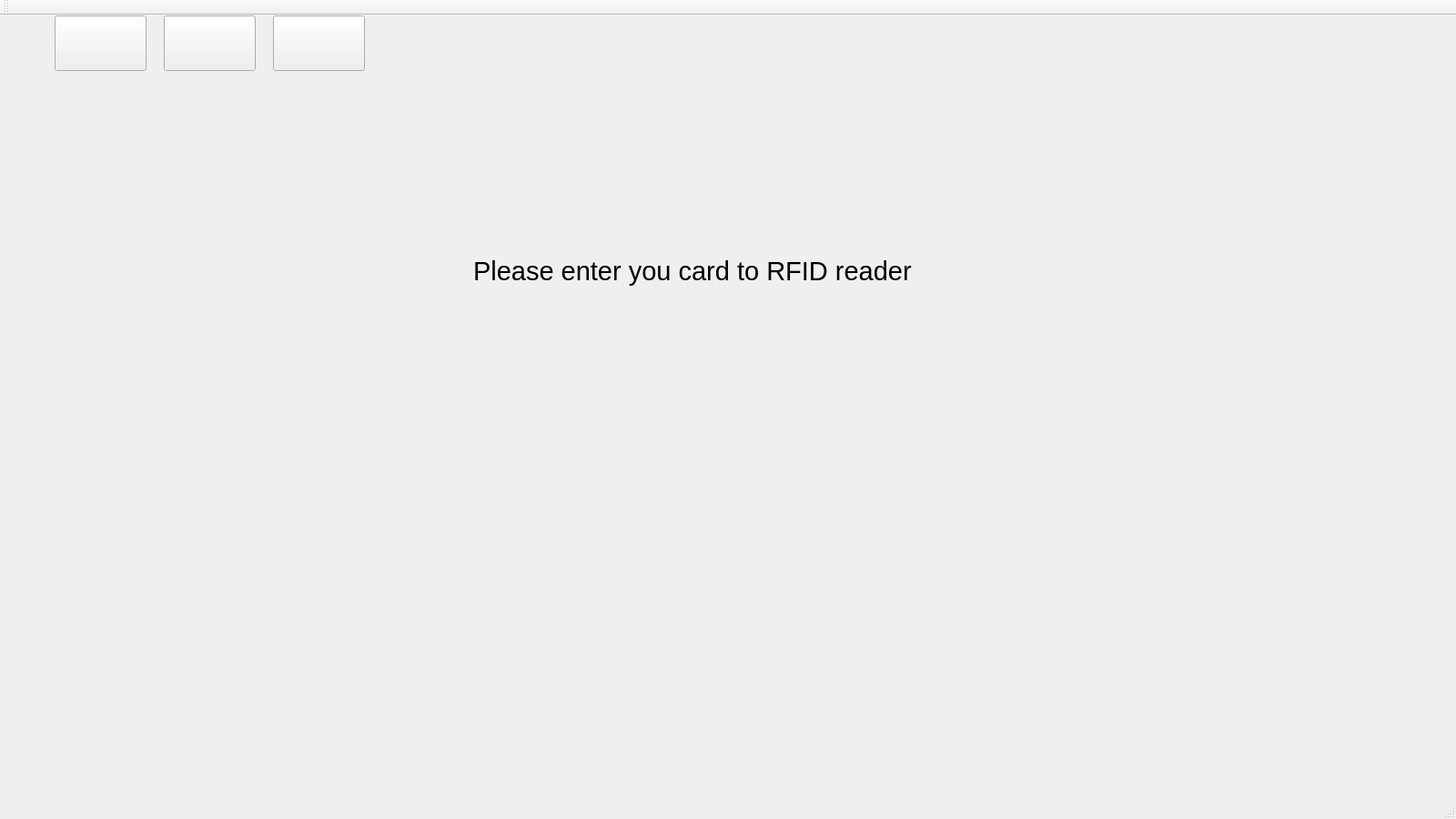
<?xml version="1.0" encoding="UTF-8"?>
<ui version="4.0">
 <class>MainWindow</class>
 <widget class="QMainWindow" name="MainWindow">
  <property name="geometry">
   <rect>
    <x>0</x>
    <y>0</y>
    <width>1600</width>
    <height>900</height>
   </rect>
  </property>
  <property name="font">
   <font>
    <pointsize>8</pointsize>
   </font>
  </property>
  <property name="windowTitle">
   <string>MainWindow</string>
  </property>
  <widget class="QWidget" name="centralWidget">
   <widget class="QStackedWidget" name="stackedWidget">
    <property name="geometry">
     <rect>
      <x>30</x>
      <y>-120</y>
      <width>2471</width>
      <height>971</height>
     </rect>
    </property>
    <property name="autoFillBackground">
     <bool>false</bool>
    </property>
    <property name="currentIndex">
     <number>0</number>
    </property>
    <widget class="QWidget" name="N0pageRFID">
     <widget class="QLabel" name="label">
      <property name="geometry">
       <rect>
        <x>490</x>
        <y>350</y>
        <width>891</width>
        <height>101</height>
       </rect>
      </property>
      <property name="font">
       <font>
        <pointsize>22</pointsize>
       </font>
      </property>
      <property name="text">
       <string>Please enter you card to RFID reader</string>
      </property>
     </widget>
     <widget class="QPushButton" name="pushButtonSWER">
      <property name="geometry">
       <rect>
        <x>270</x>
        <y>120</y>
        <width>101</width>
        <height>61</height>
       </rect>
      </property>
      <property name="text">
       <string/>
      </property>
      <property name="icon">
       <iconset resource="img.qrc">
        <normaloff>:/new/prefix1/flagswe.png</normaloff>:/new/prefix1/flagswe.png</iconset>
      </property>
      <property name="iconSize">
       <size>
        <width>100</width>
        <height>100</height>
       </size>
      </property>
     </widget>
     <widget class="QPushButton" name="pushButtonFIN">
      <property name="geometry">
       <rect>
        <x>150</x>
        <y>120</y>
        <width>101</width>
        <height>61</height>
       </rect>
      </property>
      <property name="text">
       <string/>
      </property>
      <property name="icon">
       <iconset resource="img.qrc">
        <normaloff>:/new/prefix1/flagfin.png</normaloff>:/new/prefix1/flagfin.png</iconset>
      </property>
      <property name="iconSize">
       <size>
        <width>100</width>
        <height>100</height>
       </size>
      </property>
     </widget>
     <widget class="QPushButton" name="pushButtonBR">
      <property name="geometry">
       <rect>
        <x>30</x>
        <y>120</y>
        <width>101</width>
        <height>61</height>
       </rect>
      </property>
      <property name="text">
       <string/>
      </property>
      <property name="icon">
       <iconset resource="img.qrc">
        <normaloff>:/new/prefix1/flagbr.jpg</normaloff>:/new/prefix1/flagbr.jpg</iconset>
      </property>
      <property name="iconSize">
       <size>
        <width>100</width>
        <height>100</height>
       </size>
      </property>
     </widget>
    </widget>
    <widget class="QWidget" name="N1pagePIN">
     <widget class="QPushButton" name="pushButton1">
      <property name="geometry">
       <rect>
        <x>550</x>
        <y>290</y>
        <width>161</width>
        <height>141</height>
       </rect>
      </property>
      <property name="font">
       <font>
        <pointsize>35</pointsize>
       </font>
      </property>
      <property name="text">
       <string>1</string>
      </property>
     </widget>
     <widget class="QPushButton" name="pushButton3">
      <property name="geometry">
       <rect>
        <x>950</x>
        <y>290</y>
        <width>161</width>
        <height>141</height>
       </rect>
      </property>
      <property name="font">
       <font>
        <pointsize>35</pointsize>
       </font>
      </property>
      <property name="text">
       <string>3</string>
      </property>
     </widget>
     <widget class="QPushButton" name="pushButton2">
      <property name="geometry">
       <rect>
        <x>750</x>
        <y>290</y>
        <width>161</width>
        <height>141</height>
       </rect>
      </property>
      <property name="font">
       <font>
        <pointsize>35</pointsize>
       </font>
      </property>
      <property name="text">
       <string>2</string>
      </property>
     </widget>
     <widget class="QPushButton" name="pushButton9">
      <property name="geometry">
       <rect>
        <x>950</x>
        <y>610</y>
        <width>161</width>
        <height>141</height>
       </rect>
      </property>
      <property name="font">
       <font>
        <pointsize>35</pointsize>
       </font>
      </property>
      <property name="text">
       <string>9</string>
      </property>
     </widget>
     <widget class="QPushButton" name="pushButtonCancel">
      <property name="geometry">
       <rect>
        <x>550</x>
        <y>770</y>
        <width>221</width>
        <height>151</height>
       </rect>
      </property>
      <property name="font">
       <font>
        <pointsize>25</pointsize>
       </font>
      </property>
      <property name="text">
       <string>CANCEL</string>
      </property>
     </widget>
     <widget class="QPushButton" name="pushButton8">
      <property name="geometry">
       <rect>
        <x>750</x>
        <y>610</y>
        <width>161</width>
        <height>141</height>
       </rect>
      </property>
      <property name="font">
       <font>
        <pointsize>35</pointsize>
       </font>
      </property>
      <property name="text">
       <string>8</string>
      </property>
     </widget>
     <widget class="QPushButton" name="pushButton4">
      <property name="geometry">
       <rect>
        <x>550</x>
        <y>450</y>
        <width>161</width>
        <height>141</height>
       </rect>
      </property>
      <property name="font">
       <font>
        <pointsize>35</pointsize>
       </font>
      </property>
      <property name="text">
       <string>4</string>
      </property>
     </widget>
     <widget class="QPushButton" name="pushButton5">
      <property name="geometry">
       <rect>
        <x>750</x>
        <y>450</y>
        <width>161</width>
        <height>141</height>
       </rect>
      </property>
      <property name="font">
       <font>
        <pointsize>35</pointsize>
       </font>
      </property>
      <property name="text">
       <string>5</string>
      </property>
     </widget>
     <widget class="QPushButton" name="pushButton7">
      <property name="geometry">
       <rect>
        <x>550</x>
        <y>610</y>
        <width>161</width>
        <height>141</height>
       </rect>
      </property>
      <property name="font">
       <font>
        <pointsize>35</pointsize>
       </font>
      </property>
      <property name="text">
       <string>7</string>
      </property>
     </widget>
     <widget class="QLabel" name="passwordLabel">
      <property name="geometry">
       <rect>
        <x>550</x>
        <y>200</y>
        <width>561</width>
        <height>71</height>
       </rect>
      </property>
      <property name="font">
       <font>
        <pointsize>50</pointsize>
       </font>
      </property>
      <property name="frameShape">
       <enum>QFrame::WinPanel</enum>
      </property>
      <property name="text">
       <string/>
      </property>
     </widget>
     <widget class="QPushButton" name="pushButtonLogin">
      <property name="geometry">
       <rect>
        <x>810</x>
        <y>770</y>
        <width>301</width>
        <height>151</height>
       </rect>
      </property>
      <property name="font">
       <font>
        <pointsize>25</pointsize>
       </font>
      </property>
      <property name="text">
       <string>LOGIN</string>
      </property>
     </widget>
     <widget class="QPushButton" name="pushButton6">
      <property name="geometry">
       <rect>
        <x>950</x>
        <y>450</y>
        <width>161</width>
        <height>141</height>
       </rect>
      </property>
      <property name="font">
       <font>
        <pointsize>35</pointsize>
       </font>
      </property>
      <property name="text">
       <string>6</string>
      </property>
     </widget>
     <widget class="QLabel" name="attemptsLabelNumber">
      <property name="geometry">
       <rect>
        <x>550</x>
        <y>150</y>
        <width>41</width>
        <height>41</height>
       </rect>
      </property>
      <property name="font">
       <font>
        <pointsize>18</pointsize>
       </font>
      </property>
      <property name="text">
       <string/>
      </property>
     </widget>
     <widget class="QLabel" name="attemptsLabelText">
      <property name="geometry">
       <rect>
        <x>600</x>
        <y>150</y>
        <width>751</width>
        <height>41</height>
       </rect>
      </property>
      <property name="font">
       <font>
        <pointsize>18</pointsize>
       </font>
      </property>
      <property name="text">
       <string/>
      </property>
     </widget>
     <widget class="QPushButton" name="pushButtonSWER_2">
      <property name="geometry">
       <rect>
        <x>270</x>
        <y>120</y>
        <width>101</width>
        <height>61</height>
       </rect>
      </property>
      <property name="text">
       <string/>
      </property>
      <property name="icon">
       <iconset resource="img.qrc">
        <normaloff>:/new/prefix1/flagswe.png</normaloff>:/new/prefix1/flagswe.png</iconset>
      </property>
      <property name="iconSize">
       <size>
        <width>100</width>
        <height>100</height>
       </size>
      </property>
     </widget>
     <widget class="QPushButton" name="pushButtonBR_2">
      <property name="geometry">
       <rect>
        <x>30</x>
        <y>120</y>
        <width>101</width>
        <height>61</height>
       </rect>
      </property>
      <property name="text">
       <string/>
      </property>
      <property name="icon">
       <iconset resource="img.qrc">
        <normaloff>:/new/prefix1/flagbr.jpg</normaloff>:/new/prefix1/flagbr.jpg</iconset>
      </property>
      <property name="iconSize">
       <size>
        <width>100</width>
        <height>100</height>
       </size>
      </property>
     </widget>
     <widget class="QPushButton" name="pushButtonFIN_2">
      <property name="geometry">
       <rect>
        <x>150</x>
        <y>120</y>
        <width>101</width>
        <height>61</height>
       </rect>
      </property>
      <property name="text">
       <string/>
      </property>
      <property name="icon">
       <iconset resource="img.qrc">
        <normaloff>:/new/prefix1/flagfin.png</normaloff>:/new/prefix1/flagfin.png</iconset>
      </property>
      <property name="iconSize">
       <size>
        <width>100</width>
        <height>100</height>
       </size>
      </property>
     </widget>
    </widget>
    <widget class="QWidget" name="N2pageWithdrawalConfirm">
     <widget class="QColumnView" name="columnView_2">
      <property name="geometry">
       <rect>
        <x>410</x>
        <y>390</y>
        <width>721</width>
        <height>291</height>
       </rect>
      </property>
     </widget>
     <widget class="QLabel" name="label_2">
      <property name="geometry">
       <rect>
        <x>430</x>
        <y>410</y>
        <width>691</width>
        <height>61</height>
       </rect>
      </property>
      <property name="font">
       <font>
        <pointsize>25</pointsize>
       </font>
      </property>
      <property name="text">
       <string>Are you sure you want to withdraw</string>
      </property>
     </widget>
     <widget class="QLabel" name="labelWithdrawalConfirm">
      <property name="geometry">
       <rect>
        <x>710</x>
        <y>490</y>
        <width>211</width>
        <height>61</height>
       </rect>
      </property>
      <property name="font">
       <font>
        <pointsize>25</pointsize>
       </font>
      </property>
      <property name="text">
       <string/>
      </property>
     </widget>
     <widget class="QPushButton" name="pushButtonWithdrawalConfirmNo">
      <property name="geometry">
       <rect>
        <x>860</x>
        <y>710</y>
        <width>271</width>
        <height>171</height>
       </rect>
      </property>
      <property name="font">
       <font>
        <pointsize>30</pointsize>
       </font>
      </property>
      <property name="text">
       <string>NO</string>
      </property>
     </widget>
     <widget class="QPushButton" name="pushButtonWithdrawalConfirmYes">
      <property name="geometry">
       <rect>
        <x>410</x>
        <y>710</y>
        <width>271</width>
        <height>171</height>
       </rect>
      </property>
      <property name="font">
       <font>
        <pointsize>30</pointsize>
       </font>
      </property>
      <property name="text">
       <string>YES</string>
      </property>
     </widget>
     <widget class="QLabel" name="labelWithdrawalConfirm_2">
      <property name="geometry">
       <rect>
        <x>590</x>
        <y>570</y>
        <width>181</width>
        <height>61</height>
       </rect>
      </property>
      <property name="font">
       <font>
        <pointsize>18</pointsize>
       </font>
      </property>
      <property name="text">
       <string>from account</string>
      </property>
     </widget>
     <widget class="QLabel" name="labelWithdrawalSelectedAccount">
      <property name="geometry">
       <rect>
        <x>780</x>
        <y>570</y>
        <width>181</width>
        <height>61</height>
       </rect>
      </property>
      <property name="font">
       <font>
        <pointsize>18</pointsize>
       </font>
      </property>
      <property name="text">
       <string/>
      </property>
     </widget>
    </widget>
    <widget class="QWidget" name="N3pageMENU">
     <widget class="QPushButton" name="pushButtonWithdrawalMENU">
      <property name="geometry">
       <rect>
        <x>370</x>
        <y>200</y>
        <width>521</width>
        <height>301</height>
       </rect>
      </property>
      <property name="font">
       <font>
        <pointsize>30</pointsize>
       </font>
      </property>
      <property name="text">
       <string>Withdrawal</string>
      </property>
     </widget>
     <widget class="QPushButton" name="pushButtonTransactionHistoryMENU">
      <property name="geometry">
       <rect>
        <x>930</x>
        <y>200</y>
        <width>521</width>
        <height>301</height>
       </rect>
      </property>
      <property name="font">
       <font>
        <pointsize>30</pointsize>
       </font>
      </property>
      <property name="text">
       <string>Transaction history</string>
      </property>
     </widget>
     <widget class="QPushButton" name="pushButtonAccountsMENU">
      <property name="geometry">
       <rect>
        <x>930</x>
        <y>530</y>
        <width>521</width>
        <height>301</height>
       </rect>
      </property>
      <property name="font">
       <font>
        <pointsize>30</pointsize>
       </font>
      </property>
      <property name="text">
       <string>Accounts</string>
      </property>
     </widget>
     <widget class="QPushButton" name="pushButtonFundTransferMENU">
      <property name="geometry">
       <rect>
        <x>370</x>
        <y>530</y>
        <width>521</width>
        <height>301</height>
       </rect>
      </property>
      <property name="font">
       <font>
        <pointsize>30</pointsize>
       </font>
      </property>
      <property name="text">
       <string>Fund Transfer</string>
      </property>
     </widget>
     <widget class="QPushButton" name="pushButtonLogout">
      <property name="geometry">
       <rect>
        <x>10</x>
        <y>840</y>
        <width>311</width>
        <height>91</height>
       </rect>
      </property>
      <property name="font">
       <font>
        <pointsize>30</pointsize>
       </font>
      </property>
      <property name="text">
       <string>LOGOUT</string>
      </property>
     </widget>
     <widget class="QPushButton" name="pushButtonSWER_3">
      <property name="geometry">
       <rect>
        <x>270</x>
        <y>120</y>
        <width>101</width>
        <height>61</height>
       </rect>
      </property>
      <property name="text">
       <string/>
      </property>
      <property name="icon">
       <iconset resource="img.qrc">
        <normaloff>:/new/prefix1/flagswe.png</normaloff>:/new/prefix1/flagswe.png</iconset>
      </property>
      <property name="iconSize">
       <size>
        <width>100</width>
        <height>100</height>
       </size>
      </property>
     </widget>
     <widget class="QPushButton" name="pushButtonFIN_3">
      <property name="geometry">
       <rect>
        <x>150</x>
        <y>120</y>
        <width>101</width>
        <height>61</height>
       </rect>
      </property>
      <property name="text">
       <string/>
      </property>
      <property name="icon">
       <iconset resource="img.qrc">
        <normaloff>:/new/prefix1/flagfin.png</normaloff>:/new/prefix1/flagfin.png</iconset>
      </property>
      <property name="iconSize">
       <size>
        <width>100</width>
        <height>100</height>
       </size>
      </property>
     </widget>
     <widget class="QPushButton" name="pushButtonBR_3">
      <property name="geometry">
       <rect>
        <x>30</x>
        <y>120</y>
        <width>101</width>
        <height>61</height>
       </rect>
      </property>
      <property name="text">
       <string/>
      </property>
      <property name="icon">
       <iconset resource="img.qrc">
        <normaloff>:/new/prefix1/flagbr.jpg</normaloff>:/new/prefix1/flagbr.jpg</iconset>
      </property>
      <property name="iconSize">
       <size>
        <width>100</width>
        <height>100</height>
       </size>
      </property>
     </widget>
    </widget>
    <widget class="QWidget" name="N4pageTransactionHistory">
     <widget class="QLabel" name="labelTransactionHistory">
      <property name="geometry">
       <rect>
        <x>610</x>
        <y>100</y>
        <width>511</width>
        <height>71</height>
       </rect>
      </property>
      <property name="font">
       <font>
        <pointsize>30</pointsize>
       </font>
      </property>
      <property name="text">
       <string>Transaction History</string>
      </property>
     </widget>
     <widget class="QPushButton" name="pushButtonTransactionHistoryBack">
      <property name="geometry">
       <rect>
        <x>10</x>
        <y>850</y>
        <width>211</width>
        <height>91</height>
       </rect>
      </property>
      <property name="font">
       <font>
        <pointsize>25</pointsize>
       </font>
      </property>
      <property name="text">
       <string>BACK</string>
      </property>
     </widget>
     <widget class="QTableWidget" name="tableWidget">
      <property name="geometry">
       <rect>
        <x>180</x>
        <y>200</y>
        <width>1361</width>
        <height>631</height>
       </rect>
      </property>
      <property name="font">
       <font>
        <pointsize>15</pointsize>
       </font>
      </property>
      <property name="frameShape">
       <enum>QFrame::StyledPanel</enum>
      </property>
      <property name="frameShadow">
       <enum>QFrame::Sunken</enum>
      </property>
      <property name="lineWidth">
       <number>2</number>
      </property>
      <property name="midLineWidth">
       <number>2</number>
      </property>
      <property name="showGrid">
       <bool>true</bool>
      </property>
      <property name="rowCount">
       <number>20</number>
      </property>
      <property name="columnCount">
       <number>3</number>
      </property>
      <row/>
      <row/>
      <row/>
      <row/>
      <row/>
      <row/>
      <row/>
      <row/>
      <row/>
      <row/>
      <row/>
      <row/>
      <row/>
      <row/>
      <row/>
      <row/>
      <row/>
      <row/>
      <row/>
      <row/>
      <column/>
      <column/>
      <column/>
     </widget>
    </widget>
    <widget class="QWidget" name="N5pageWithdrawal">
     <widget class="QLabel" name="label_3">
      <property name="geometry">
       <rect>
        <x>1120</x>
        <y>290</y>
        <width>341</width>
        <height>91</height>
       </rect>
      </property>
      <property name="font">
       <font>
        <pointsize>25</pointsize>
       </font>
      </property>
      <property name="text">
       <string>SELECT AMOUNT</string>
      </property>
     </widget>
     <widget class="QColumnView" name="columnView">
      <property name="geometry">
       <rect>
        <x>270</x>
        <y>120</y>
        <width>1191</width>
        <height>821</height>
       </rect>
      </property>
     </widget>
     <widget class="QPushButton" name="pushButtonWithdrawal20">
      <property name="geometry">
       <rect>
        <x>290</x>
        <y>300</y>
        <width>311</width>
        <height>181</height>
       </rect>
      </property>
      <property name="font">
       <font>
        <pointsize>35</pointsize>
       </font>
      </property>
      <property name="text">
       <string>20</string>
      </property>
     </widget>
     <widget class="QPushButton" name="pushButtonWithdrawal50">
      <property name="geometry">
       <rect>
        <x>290</x>
        <y>500</y>
        <width>311</width>
        <height>181</height>
       </rect>
      </property>
      <property name="font">
       <font>
        <pointsize>35</pointsize>
       </font>
      </property>
      <property name="text">
       <string>50</string>
      </property>
     </widget>
     <widget class="QPushButton" name="pushButtonWithdrawal100">
      <property name="geometry">
       <rect>
        <x>290</x>
        <y>700</y>
        <width>311</width>
        <height>181</height>
       </rect>
      </property>
      <property name="font">
       <font>
        <pointsize>35</pointsize>
       </font>
      </property>
      <property name="text">
       <string>100</string>
      </property>
     </widget>
     <widget class="QPushButton" name="pushButtonWithdrawal500">
      <property name="geometry">
       <rect>
        <x>710</x>
        <y>700</y>
        <width>311</width>
        <height>181</height>
       </rect>
      </property>
      <property name="font">
       <font>
        <pointsize>35</pointsize>
       </font>
      </property>
      <property name="text">
       <string>500</string>
      </property>
     </widget>
     <widget class="QPushButton" name="pushButtonWithdrawal200">
      <property name="geometry">
       <rect>
        <x>710</x>
        <y>500</y>
        <width>311</width>
        <height>181</height>
       </rect>
      </property>
      <property name="font">
       <font>
        <pointsize>35</pointsize>
       </font>
      </property>
      <property name="text">
       <string>200</string>
      </property>
     </widget>
     <widget class="QPushButton" name="pushButtonWithdrawal150">
      <property name="geometry">
       <rect>
        <x>710</x>
        <y>300</y>
        <width>311</width>
        <height>181</height>
       </rect>
      </property>
      <property name="font">
       <font>
        <pointsize>35</pointsize>
       </font>
      </property>
      <property name="text">
       <string>150</string>
      </property>
     </widget>
     <widget class="QPushButton" name="pushButtonWithdrawalConfirm">
      <property name="geometry">
       <rect>
        <x>1150</x>
        <y>740</y>
        <width>281</width>
        <height>141</height>
       </rect>
      </property>
      <property name="font">
       <font>
        <pointsize>35</pointsize>
       </font>
      </property>
      <property name="text">
       <string>CONFIRM</string>
      </property>
     </widget>
     <widget class="QPushButton" name="pushButtonWithdrawalCancel">
      <property name="geometry">
       <rect>
        <x>1150</x>
        <y>560</y>
        <width>281</width>
        <height>111</height>
       </rect>
      </property>
      <property name="font">
       <font>
        <pointsize>35</pointsize>
       </font>
      </property>
      <property name="text">
       <string>CANCEL</string>
      </property>
     </widget>
     <widget class="QLabel" name="labelWithdrawalAmount">
      <property name="geometry">
       <rect>
        <x>1150</x>
        <y>390</y>
        <width>281</width>
        <height>91</height>
       </rect>
      </property>
      <property name="font">
       <font>
        <pointsize>35</pointsize>
       </font>
      </property>
      <property name="frameShape">
       <enum>QFrame::WinPanel</enum>
      </property>
      <property name="text">
       <string/>
      </property>
     </widget>
     <widget class="QPushButton" name="pushButtonWithdrawalBack">
      <property name="geometry">
       <rect>
        <x>10</x>
        <y>840</y>
        <width>211</width>
        <height>101</height>
       </rect>
      </property>
      <property name="font">
       <font>
        <pointsize>30</pointsize>
       </font>
      </property>
      <property name="text">
       <string>BACK</string>
      </property>
     </widget>
     <widget class="QLabel" name="label_9">
      <property name="geometry">
       <rect>
        <x>280</x>
        <y>120</y>
        <width>371</width>
        <height>91</height>
       </rect>
      </property>
      <property name="font">
       <font>
        <pointsize>25</pointsize>
       </font>
      </property>
      <property name="text">
       <string>SELECT ACCOUNT</string>
      </property>
     </widget>
     <widget class="QListWidget" name="listWidgetWithdrawal">
      <property name="geometry">
       <rect>
        <x>630</x>
        <y>130</y>
        <width>391</width>
        <height>141</height>
       </rect>
      </property>
      <property name="font">
       <font>
        <pointsize>20</pointsize>
       </font>
      </property>
     </widget>
     <widget class="QLabel" name="labelSelectedAccountWithdrawal">
      <property name="geometry">
       <rect>
        <x>1050</x>
        <y>130</y>
        <width>271</width>
        <height>61</height>
       </rect>
      </property>
      <property name="font">
       <font>
        <pointsize>25</pointsize>
       </font>
      </property>
      <property name="frameShape">
       <enum>QFrame::WinPanel</enum>
      </property>
      <property name="text">
       <string/>
      </property>
     </widget>
     <zorder>columnView</zorder>
     <zorder>label_3</zorder>
     <zorder>pushButtonWithdrawal20</zorder>
     <zorder>pushButtonWithdrawal50</zorder>
     <zorder>pushButtonWithdrawal100</zorder>
     <zorder>pushButtonWithdrawal500</zorder>
     <zorder>pushButtonWithdrawal200</zorder>
     <zorder>pushButtonWithdrawal150</zorder>
     <zorder>pushButtonWithdrawalConfirm</zorder>
     <zorder>pushButtonWithdrawalCancel</zorder>
     <zorder>labelWithdrawalAmount</zorder>
     <zorder>pushButtonWithdrawalBack</zorder>
     <zorder>label_9</zorder>
     <zorder>listWidgetWithdrawal</zorder>
     <zorder>labelSelectedAccountWithdrawal</zorder>
    </widget>
    <widget class="QWidget" name="N6pageFundTransfer">
     <widget class="QListWidget" name="listWidgetFundTransfer">
      <property name="geometry">
       <rect>
        <x>500</x>
        <y>230</y>
        <width>661</width>
        <height>161</height>
       </rect>
      </property>
      <property name="font">
       <font>
        <pointsize>20</pointsize>
       </font>
      </property>
     </widget>
     <widget class="QLabel" name="label_4">
      <property name="geometry">
       <rect>
        <x>650</x>
        <y>110</y>
        <width>581</width>
        <height>61</height>
       </rect>
      </property>
      <property name="font">
       <font>
        <pointsize>25</pointsize>
       </font>
      </property>
      <property name="text">
       <string>Fund Transfer</string>
      </property>
     </widget>
     <widget class="QLabel" name="label_5">
      <property name="geometry">
       <rect>
        <x>560</x>
        <y>180</y>
        <width>261</width>
        <height>41</height>
       </rect>
      </property>
      <property name="font">
       <font>
        <pointsize>16</pointsize>
       </font>
      </property>
      <property name="text">
       <string>Select accounts</string>
      </property>
     </widget>
     <widget class="QLineEdit" name="lineEditAccount1">
      <property name="geometry">
       <rect>
        <x>500</x>
        <y>440</y>
        <width>291</width>
        <height>41</height>
       </rect>
      </property>
      <property name="font">
       <font>
        <pointsize>20</pointsize>
       </font>
      </property>
     </widget>
     <widget class="QLineEdit" name="lineEditAccount2">
      <property name="geometry">
       <rect>
        <x>870</x>
        <y>440</y>
        <width>291</width>
        <height>41</height>
       </rect>
      </property>
      <property name="font">
       <font>
        <pointsize>20</pointsize>
       </font>
      </property>
     </widget>
     <widget class="QToolButton" name="toolButton">
      <property name="geometry">
       <rect>
        <x>810</x>
        <y>400</y>
        <width>41</width>
        <height>41</height>
       </rect>
      </property>
      <property name="text">
       <string>...</string>
      </property>
      <property name="icon">
       <iconset resource="img.qrc">
        <normaloff>:/new/prefix1/transferArrow.png</normaloff>:/new/prefix1/transferArrow.png</iconset>
      </property>
      <property name="iconSize">
       <size>
        <width>50</width>
        <height>50</height>
       </size>
      </property>
     </widget>
     <widget class="QPushButton" name="pushButtonFundTransferBack">
      <property name="geometry">
       <rect>
        <x>10</x>
        <y>860</y>
        <width>171</width>
        <height>81</height>
       </rect>
      </property>
      <property name="font">
       <font>
        <pointsize>20</pointsize>
       </font>
      </property>
      <property name="text">
       <string>BACK</string>
      </property>
     </widget>
     <widget class="QPushButton" name="pushButtonFundTransfer_3">
      <property name="geometry">
       <rect>
        <x>840</x>
        <y>600</y>
        <width>181</width>
        <height>91</height>
       </rect>
      </property>
      <property name="font">
       <font>
        <pointsize>35</pointsize>
       </font>
      </property>
      <property name="text">
       <string>3</string>
      </property>
     </widget>
     <widget class="QPushButton" name="pushButtonFundTransfer_1">
      <property name="geometry">
       <rect>
        <x>400</x>
        <y>600</y>
        <width>181</width>
        <height>91</height>
       </rect>
      </property>
      <property name="font">
       <font>
        <pointsize>35</pointsize>
       </font>
      </property>
      <property name="text">
       <string>1</string>
      </property>
     </widget>
     <widget class="QPushButton" name="pushButtonFundTransfer_2">
      <property name="geometry">
       <rect>
        <x>620</x>
        <y>600</y>
        <width>181</width>
        <height>91</height>
       </rect>
      </property>
      <property name="font">
       <font>
        <pointsize>35</pointsize>
       </font>
      </property>
      <property name="text">
       <string>2</string>
      </property>
     </widget>
     <widget class="QPushButton" name="pushButtonFundTransfer_5">
      <property name="geometry">
       <rect>
        <x>620</x>
        <y>720</y>
        <width>181</width>
        <height>91</height>
       </rect>
      </property>
      <property name="font">
       <font>
        <pointsize>35</pointsize>
       </font>
      </property>
      <property name="text">
       <string>5</string>
      </property>
     </widget>
     <widget class="QPushButton" name="pushButtonFundTransfer_6">
      <property name="geometry">
       <rect>
        <x>840</x>
        <y>720</y>
        <width>181</width>
        <height>91</height>
       </rect>
      </property>
      <property name="font">
       <font>
        <pointsize>35</pointsize>
       </font>
      </property>
      <property name="text">
       <string>6</string>
      </property>
     </widget>
     <widget class="QPushButton" name="pushButtonFundTransfer_4">
      <property name="geometry">
       <rect>
        <x>400</x>
        <y>720</y>
        <width>181</width>
        <height>91</height>
       </rect>
      </property>
      <property name="font">
       <font>
        <pointsize>35</pointsize>
       </font>
      </property>
      <property name="text">
       <string>4</string>
      </property>
     </widget>
     <widget class="QPushButton" name="pushButtonFundTransfer_8">
      <property name="geometry">
       <rect>
        <x>620</x>
        <y>830</y>
        <width>181</width>
        <height>91</height>
       </rect>
      </property>
      <property name="font">
       <font>
        <pointsize>35</pointsize>
       </font>
      </property>
      <property name="text">
       <string>8</string>
      </property>
     </widget>
     <widget class="QPushButton" name="pushButtonFundTransfer_9">
      <property name="geometry">
       <rect>
        <x>840</x>
        <y>830</y>
        <width>181</width>
        <height>91</height>
       </rect>
      </property>
      <property name="font">
       <font>
        <pointsize>35</pointsize>
       </font>
      </property>
      <property name="text">
       <string>9</string>
      </property>
     </widget>
     <widget class="QPushButton" name="pushButtonFundTransfer_7">
      <property name="geometry">
       <rect>
        <x>400</x>
        <y>830</y>
        <width>181</width>
        <height>91</height>
       </rect>
      </property>
      <property name="font">
       <font>
        <pointsize>35</pointsize>
       </font>
      </property>
      <property name="text">
       <string>7</string>
      </property>
     </widget>
     <widget class="QLineEdit" name="lineEditTransferAmount">
      <property name="geometry">
       <rect>
        <x>640</x>
        <y>530</y>
        <width>371</width>
        <height>51</height>
       </rect>
      </property>
      <property name="font">
       <font>
        <pointsize>20</pointsize>
       </font>
      </property>
      <property name="text">
       <string>Select transfer amount</string>
      </property>
     </widget>
     <widget class="QPushButton" name="pushButtonFundTransfer_return">
      <property name="geometry">
       <rect>
        <x>1060</x>
        <y>600</y>
        <width>181</width>
        <height>91</height>
       </rect>
      </property>
      <property name="font">
       <font>
        <pointsize>35</pointsize>
       </font>
      </property>
      <property name="text">
       <string>&lt;</string>
      </property>
     </widget>
     <widget class="QPushButton" name="pushButtonFundTransfer_cancel">
      <property name="geometry">
       <rect>
        <x>1290</x>
        <y>720</y>
        <width>181</width>
        <height>91</height>
       </rect>
      </property>
      <property name="font">
       <font>
        <pointsize>22</pointsize>
       </font>
      </property>
      <property name="text">
       <string>CANCEL</string>
      </property>
     </widget>
     <widget class="QPushButton" name="pushButtonFundTransfer_confirm">
      <property name="geometry">
       <rect>
        <x>1290</x>
        <y>830</y>
        <width>181</width>
        <height>91</height>
       </rect>
      </property>
      <property name="font">
       <font>
        <pointsize>22</pointsize>
       </font>
      </property>
      <property name="text">
       <string>CONFIRM</string>
      </property>
     </widget>
     <widget class="QPushButton" name="pushButtonFundTransfer_0">
      <property name="geometry">
       <rect>
        <x>1060</x>
        <y>830</y>
        <width>181</width>
        <height>91</height>
       </rect>
      </property>
      <property name="font">
       <font>
        <pointsize>35</pointsize>
       </font>
      </property>
      <property name="text">
       <string>0</string>
      </property>
     </widget>
     <widget class="QPushButton" name="pushButtonTransferFundsSwap">
      <property name="geometry">
       <rect>
        <x>790</x>
        <y>440</y>
        <width>81</width>
        <height>41</height>
       </rect>
      </property>
      <property name="text">
       <string/>
      </property>
      <property name="icon">
       <iconset resource="img.qrc">
        <normaloff>:/new/prefix1/transfer.png</normaloff>:/new/prefix1/transfer.png</iconset>
      </property>
      <property name="iconSize">
       <size>
        <width>50</width>
        <height>40</height>
       </size>
      </property>
     </widget>
    </widget>
    <widget class="QWidget" name="N7pageAccounts">
     <widget class="QLabel" name="label_6">
      <property name="geometry">
       <rect>
        <x>600</x>
        <y>280</y>
        <width>271</width>
        <height>61</height>
       </rect>
      </property>
      <property name="font">
       <font>
        <pointsize>35</pointsize>
       </font>
      </property>
      <property name="text">
       <string>Accounts</string>
      </property>
     </widget>
     <widget class="QPushButton" name="pushButtonAccountsBack">
      <property name="geometry">
       <rect>
        <x>20</x>
        <y>850</y>
        <width>151</width>
        <height>91</height>
       </rect>
      </property>
      <property name="font">
       <font>
        <pointsize>20</pointsize>
       </font>
      </property>
      <property name="text">
       <string>BACK</string>
      </property>
     </widget>
     <widget class="QTableWidget" name="tableWidgetAccounts">
      <property name="geometry">
       <rect>
        <x>360</x>
        <y>410</y>
        <width>781</width>
        <height>261</height>
       </rect>
      </property>
      <property name="font">
       <font>
        <pointsize>15</pointsize>
       </font>
      </property>
      <property name="midLineWidth">
       <number>-5</number>
      </property>
      <property name="rowCount">
       <number>2</number>
      </property>
      <property name="columnCount">
       <number>3</number>
      </property>
      <row/>
      <row/>
      <column/>
      <column/>
      <column/>
     </widget>
    </widget>
    <widget class="QWidget" name="N8pageFundTransferConfirm">
     <widget class="QColumnView" name="columnView_4">
      <property name="geometry">
       <rect>
        <x>320</x>
        <y>360</y>
        <width>1031</width>
        <height>541</height>
       </rect>
      </property>
     </widget>
     <widget class="QLabel" name="label_7">
      <property name="geometry">
       <rect>
        <x>590</x>
        <y>390</y>
        <width>561</width>
        <height>71</height>
       </rect>
      </property>
      <property name="font">
       <font>
        <pointsize>20</pointsize>
       </font>
      </property>
      <property name="text">
       <string>Are you sure you want to transfer</string>
      </property>
     </widget>
     <widget class="QLabel" name="labelTransferAmount">
      <property name="geometry">
       <rect>
        <x>750</x>
        <y>490</y>
        <width>481</width>
        <height>71</height>
       </rect>
      </property>
      <property name="font">
       <font>
        <pointsize>20</pointsize>
       </font>
      </property>
      <property name="text">
       <string/>
      </property>
     </widget>
     <widget class="QLabel" name="label_8">
      <property name="geometry">
       <rect>
        <x>340</x>
        <y>620</y>
        <width>181</width>
        <height>71</height>
       </rect>
      </property>
      <property name="font">
       <font>
        <pointsize>16</pointsize>
       </font>
      </property>
      <property name="text">
       <string>From account</string>
      </property>
     </widget>
     <widget class="QLabel" name="label_Account1">
      <property name="geometry">
       <rect>
        <x>550</x>
        <y>620</y>
        <width>281</width>
        <height>71</height>
       </rect>
      </property>
      <property name="font">
       <font>
        <pointsize>16</pointsize>
       </font>
      </property>
      <property name="text">
       <string/>
      </property>
     </widget>
     <widget class="QLabel" name="label_10">
      <property name="geometry">
       <rect>
        <x>840</x>
        <y>620</y>
        <width>171</width>
        <height>71</height>
       </rect>
      </property>
      <property name="font">
       <font>
        <pointsize>16</pointsize>
       </font>
      </property>
      <property name="text">
       <string>to account</string>
      </property>
     </widget>
     <widget class="QLabel" name="label_Account2">
      <property name="geometry">
       <rect>
        <x>1020</x>
        <y>620</y>
        <width>321</width>
        <height>71</height>
       </rect>
      </property>
      <property name="font">
       <font>
        <pointsize>16</pointsize>
       </font>
      </property>
      <property name="text">
       <string/>
      </property>
     </widget>
     <widget class="QPushButton" name="pushButtonFundTransferConfirmYes">
      <property name="geometry">
       <rect>
        <x>340</x>
        <y>790</y>
        <width>221</width>
        <height>91</height>
       </rect>
      </property>
      <property name="font">
       <font>
        <pointsize>25</pointsize>
       </font>
      </property>
      <property name="text">
       <string>YES</string>
      </property>
     </widget>
     <widget class="QPushButton" name="pushButtonFundTransferConfirmNo">
      <property name="geometry">
       <rect>
        <x>1110</x>
        <y>800</y>
        <width>221</width>
        <height>91</height>
       </rect>
      </property>
      <property name="font">
       <font>
        <pointsize>25</pointsize>
       </font>
      </property>
      <property name="text">
       <string>NO</string>
      </property>
     </widget>
     <widget class="QFrame" name="frame">
      <property name="geometry">
       <rect>
        <x>330</x>
        <y>620</y>
        <width>1011</width>
        <height>61</height>
       </rect>
      </property>
      <property name="frameShape">
       <enum>QFrame::Box</enum>
      </property>
      <property name="frameShadow">
       <enum>QFrame::Raised</enum>
      </property>
     </widget>
    </widget>
   </widget>
  </widget>
  <widget class="QMenuBar" name="menuBar">
   <property name="geometry">
    <rect>
     <x>0</x>
     <y>0</y>
     <width>1600</width>
     <height>26</height>
    </rect>
   </property>
  </widget>
  <widget class="QToolBar" name="mainToolBar">
   <attribute name="toolBarArea">
    <enum>TopToolBarArea</enum>
   </attribute>
   <attribute name="toolBarBreak">
    <bool>false</bool>
   </attribute>
  </widget>
  <widget class="QStatusBar" name="statusBar"/>
 </widget>
 <layoutdefault spacing="6" margin="11"/>
 <resources>
  <include location="img.qrc"/>
 </resources>
 <connections/>
</ui>
